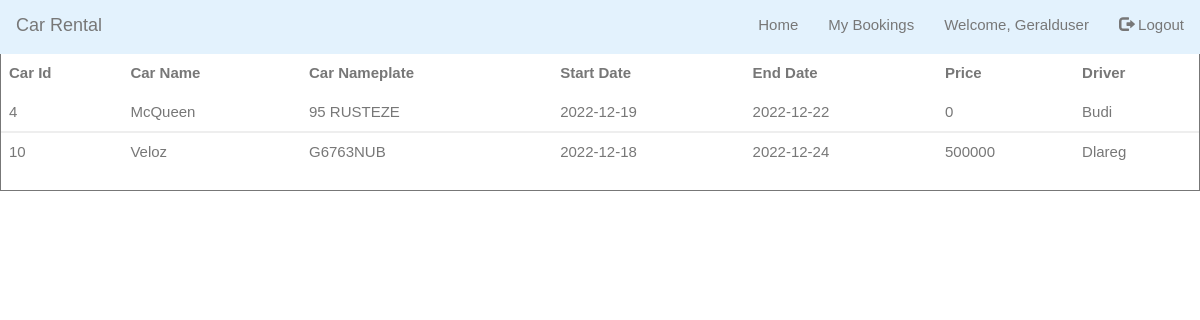
/mybooking.php (signed in), run on the app's committed database.
### tables this page shows
CREATE TABLE `booking` (
  `book_id` int(255) NOT NULL,
  `user_id` int(50) NOT NULL,
  `car_id` int(50) NOT NULL,
  `driver_id` int(50) NOT NULL,
  `startDate` varchar(2555) NOT NULL,
  `endDate` varchar(2555) NOT NULL,
  `price` int(100) NOT NULL,
  `no_days` int(50) DEFAULT NULL,
  `total_price` int(255) NOT NULL,
  `returned` varchar(3) NOT NULL
);

CREATE TABLE `cars` (
  `car_id` int(255) NOT NULL,
  `car_name` varchar(50) NOT NULL,
  `car_nameplate` varchar(50) NOT NULL,
  `car_img` varchar(50) DEFAULT 'NA',
  `price` int(11) DEFAULT NULL,
  `year` int(6) DEFAULT NULL,
  `car_availability` tinyint(1) DEFAULT 1
);

CREATE TABLE `driver` (
  `driver_id` int(255) NOT NULL,
  `driver_name` varchar(50) NOT NULL,
  `dl_number` varchar(50) NOT NULL,
  `driver_phone` varchar(15) NOT NULL,
  `driver_address` varchar(50) NOT NULL,
  `driver_gender` varchar(10) NOT NULL,
  `driver_availability` tinyint(1) DEFAULT 1
);

### mybooking.php (the view, shortened to what this page needs)
<?php
@include 'config.php';
?>
<!DOCTYPE html>
<html lang="en">
<head>
  <link rel="stylesheet" href="https://maxcdn.bootstrapcdn.com/bootstrap/3.4.1/css/bootstrap.min.css">
    <link rel="stylesheet" href="assets/bootstrap/css/bootstrap.min.css">
    <link rel="stylesheet" href="assets/fonts/font-awesome.min.css">
    <link rel="stylesheet" href="assets/css/user.css">
    <link rel="stylesheet" href="assets/w3css/w3.css">
</head>
    <?php
    include('navbar.php');
    ?>
    <center>
<h3 > Car Table </h3>
<div style="border:solid 1px;">
<?php $results = mysqli_query($conn, "SELECT * FROM cars, booking, driver WHERE cars.car_id = booking.car_id AND booking.driver_id = driver.driver_id");
?>
<table class ="table">
	<thead class="thead-dark">
	<tr>
    <th>Car Id</th>
		<th>Car Name</th>
		<th>Car Nameplate</th>
		<th>Start Date</th>
    <th>End Date</th>
		<th>Price</th>
		<th>Driver</th>
	</tr>
	</thead>
  <tbody class="tbody-light">
	<?php while ($display = mysqli_fetch_array($results)) {?>
	<tr>
		<td><?php echo $display['car_id']; ?></td>
		<td><?php echo $display['car_name']; ?></td>
		<td><?php echo $display['car_nameplate']; ?></td>
    <td><?php echo $display["startDate"] ?></td>
    <td><?php echo $display["endDate"]; ?></td>
    <td><?php echo $display['price']; ?></td>
    <td><?php echo $display['driver_name']; ?></td>
	</tr>
	</tbody>
	<?php }?>
</table>
</div>
</body>

### navbar.php
<nav class="navbar sticky-top navbar-fixed-top navbar-light" style="background-color: #e3f2fd;">
  <div class="container-fluid">
    <div class="navbar-header">
    <?php if($_SESSION['userType'] == 1){?>
      <a class="navbar-brand" href="admin_page.php">Car Rental | Admin Panel</a>
    </div>
    <ul class="nav navbar-nav">
        <li><a href="admin_page.php"><i class="fa fa-dashboard"></i> Dashboard</a></li>
				<li><a href="tambahmobil.php"><i class="fa-solid fa-car"></i></i></i> Add car</a></li>
				<li><a href="tambahdriver.php"><i class="fa-solid fa-user"></i></i> Add Driver</a></li>
				<li><a href="viewbook.php"><i class="fa-solid fa-book"></i></i></i> View Book</a></li>
        <?php if(stripos($_SERVER['REQUEST_URI'], 'admin_page.php')){ ?>
        <li><a href="#car_table">Car Table</a></li>
        <li><a href="#driver_table">Driver Table</a></li>
        <?php } else?> <?php if(stripos($_SERVER['REQUEST_URI'], 'viewbook.php')){ ?>
          <li><a href="#view">View Booking Table</a></li>
        <?php }?>
    </ul>
    <?php } else{?>
    <a class="navbar-brand" href="user_page.php">Car Rental</a>
    </div>
    <?php }?>
    <ul class="nav navbar-nav navbar-right">
    <li class="active"><?php if($_SESSION['userType'] == 1){echo "<a href='admin_page.php'>Main";} elseif($_SESSION['userType'] == 2){echo "<a href='user_page.php'>Home";}?></a></li>
    <?php if ($_SESSION["loggedin"] != true) {?>
    <li><a href='register_form.php'><span class='glyphicon glyphicon-user'></span> Register</a></li>
  <li><a href='login_form.php'><span class='glyphicon glyphicon-log-in'></span> Login</a></li>
<?php }else{?>
  <li><a href="mybooking.php"> My Bookings </a></li>
  <li><a href="#">Welcome, <?php if($_SESSION['userType'] == 1){echo $_SESSION['admin_name'];} elseif($_SESSION['userType'] == 2){echo $_SESSION['user_name'];}?> </a></li>
<li> <a href='logout.php'><span class='glyphicon glyphicon-log-out'></span> Logout</a></li>
<?php } ?>
    </ul>
  </div>
</nav>

### assets/w3css/w3.css (style rules this page uses)
*,*:before,*:after { box-sizing:inherit }
html { -ms-text-size-adjust:100%;-webkit-text-size-adjust:100% }
article,aside,details,figcaption,figure,footer,header,main,menu,nav,section,summary { display:block }
a { background-color:transparent;-webkit-text-decoration-skip:objects }
html,body { font-family:Verdana,sans-serif;font-size:15px;line-height:1.5 }
html { overflow-x:hidden }
h3 { font-size:24px }
h1,h2,h3,h4,h5,h6 { font-family:"Segoe UI",Arial,sans-serif;font-weight:400;margin:10px 0 }
a { color:inherit }

### data on the page
booking: car "4", car.car_name "McQueen", car.car_nameplate "95 RUSTEZE", startDate "2022-12-19", endDate "2022-12-22", price "0", driver.driver_name "Budi"
booking: car "10", car.car_name "Veloz", car.car_nameplate "G6763NUB", startDate "2022-12-18", endDate "2022-12-24", price "500000", driver.driver_name "Dlareg"

### other printed values
$_SESSION['user_name'] "Geralduser"
